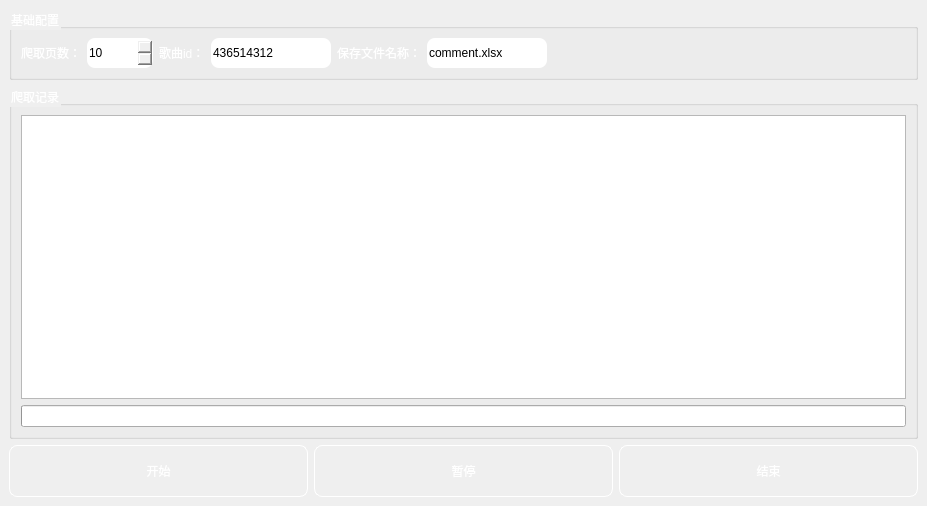
<?xml version="1.0" encoding="UTF-8"?>
<ui version="4.0">
 <class>MainWindow</class>
 <widget class="QMainWindow" name="MainWindow">
  <property name="geometry">
   <rect>
    <x>0</x>
    <y>0</y>
    <width>927</width>
    <height>506</height>
   </rect>
  </property>
  <property name="windowTitle">
   <string>MainWindow</string>
  </property>
  <property name="styleSheet">
   <string notr="true">QPushButton{
	color: rgb(255, 255, 255);
	border:1px solid white;
	border-radius:8px;
	min-width:50;
	min-height:50;
}
QPushButton:checked{
	background-color: rgb(44, 222, 133);
}
QLabel{
color: rgb(255, 255, 255);
}
QGroupBox{
color: rgb(255, 255, 255);
}
QLineEdit{
	max-width:120;
	min-height:30;
	border-radius:8px;
}
QLineEdit:hover{
	color: rgb(85, 170, 255);
}
QSpinBox{
	min-width:50;
	min-height:30;
	border-radius:8px;
}
QSpinBox:hover{
	color: rgb(85, 170, 255);
}

QProgressBar{
color: rgb(255, 255, 255);
}</string>
  </property>
  <widget class="QWidget" name="centralwidget">
   <layout class="QGridLayout" name="gridLayout">
    <item row="0" column="0">
     <widget class="QGroupBox" name="groupBox">
      <property name="title">
       <string>基础配置</string>
      </property>
      <layout class="QHBoxLayout" name="horizontalLayout">
       <item>
        <widget class="QLabel" name="label_2">
         <property name="text">
          <string>爬取页数：</string>
         </property>
        </widget>
       </item>
       <item>
        <widget class="QSpinBox" name="spinBox">
         <property name="font">
          <font>
           <pointsize>9</pointsize>
          </font>
         </property>
         <property name="minimum">
          <number>1</number>
         </property>
         <property name="maximum">
          <number>500</number>
         </property>
         <property name="value">
          <number>10</number>
         </property>
        </widget>
       </item>
       <item>
        <widget class="QLabel" name="label_3">
         <property name="text">
          <string>歌曲id：</string>
         </property>
        </widget>
       </item>
       <item>
        <widget class="QLineEdit" name="lineEdit_2">
         <property name="text">
          <string>436514312</string>
         </property>
         <property name="placeholderText">
          <string>436514312</string>
         </property>
        </widget>
       </item>
       <item>
        <widget class="QLabel" name="label_4">
         <property name="text">
          <string>保存文件名称：</string>
         </property>
        </widget>
       </item>
       <item>
        <widget class="QLineEdit" name="lineEdit_3">
         <property name="text">
          <string>comment.xlsx</string>
         </property>
         <property name="placeholderText">
          <string/>
         </property>
        </widget>
       </item>
       <item>
        <spacer name="horizontalSpacer">
         <property name="orientation">
          <enum>Qt::Horizontal</enum>
         </property>
         <property name="sizeHint" stdset="0">
          <size>
           <width>40</width>
           <height>20</height>
          </size>
         </property>
        </spacer>
       </item>
      </layout>
     </widget>
    </item>
    <item row="2" column="0">
     <layout class="QHBoxLayout" name="horizontalLayout_3">
      <item>
       <widget class="QPushButton" name="pushButton">
        <property name="text">
         <string>开始</string>
        </property>
        <property name="checkable">
         <bool>true</bool>
        </property>
        <property name="autoExclusive">
         <bool>true</bool>
        </property>
       </widget>
      </item>
      <item>
       <widget class="QPushButton" name="pushButton_2">
        <property name="text">
         <string>暂停</string>
        </property>
        <property name="checkable">
         <bool>true</bool>
        </property>
        <property name="autoExclusive">
         <bool>true</bool>
        </property>
       </widget>
      </item>
      <item>
       <widget class="QPushButton" name="pushButton_3">
        <property name="text">
         <string>结束</string>
        </property>
        <property name="checkable">
         <bool>true</bool>
        </property>
        <property name="autoExclusive">
         <bool>true</bool>
        </property>
       </widget>
      </item>
     </layout>
    </item>
    <item row="1" column="0">
     <widget class="QGroupBox" name="groupBox_2">
      <property name="title">
       <string>爬取记录</string>
      </property>
      <layout class="QVBoxLayout" name="verticalLayout_2">
       <item>
        <widget class="QPlainTextEdit" name="plainTextEdit">
         <property name="readOnly">
          <bool>true</bool>
         </property>
        </widget>
       </item>
       <item>
        <widget class="QProgressBar" name="progressBar">
         <property name="value">
          <number>0</number>
         </property>
        </widget>
       </item>
      </layout>
     </widget>
    </item>
   </layout>
  </widget>
 </widget>
 <resources/>
 <connections/>
</ui>
